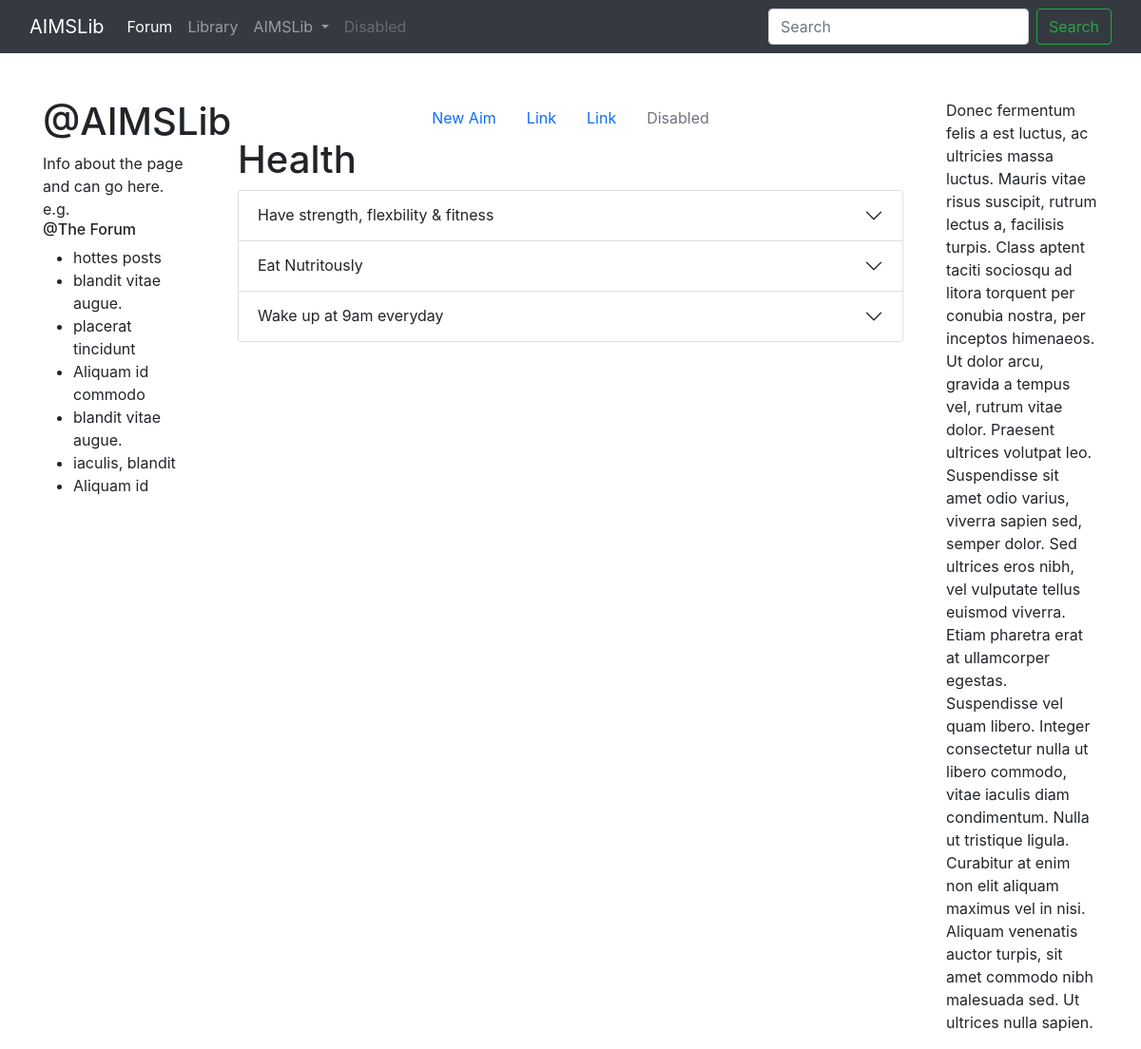
/aims_dash/ (signed in), run on the app's committed database.
### Development/models.py (models this page shows, shortened)
class DevelopmentCategory(models.Model):
    title = models.CharField(max_length=255)
    description = models.TextField()
    parent_category = models.ForeignKey('self',blank=True, null=True ,related_name='children', on_delete=models.SET_NULL)

class Aim(models.Model):
    user = models.ForeignKey(User, on_delete=models.CASCADE)
    category = models.ForeignKey(DevelopmentCategory, blank=True, null=True, on_delete=models.SET_NULL)
    title = models.CharField(max_length=255)
    why = models.TextField(blank=True, null=True)

### Development/views.py (the view)
# urls.py: path('aims_dash/', AimsDash.as_view(), name="aims-dash"),
class AimsDash(TemplateView):
    template_name = "aims_dash.html"
    def get_context_data(self, **kwargs):
        context = super().get_context_data(**kwargs)
        aims_by_cat = []
        for cat in DevelopmentCategory.objects.all():
            all_cat_aim_data = {}
            full_cat_path = get_category_path(cat)
            cat_aims = Aim.objects.filter(user=self.request.user.id, category=cat.id)
            for aim in cat_aims:
                aim_levers = {}
                all_aim_levers = Lever.objects.filter(on_aim = aim.id).order_by("in_order")
                for lever in all_aim_levers:
                    lever_trackers = {}
                    trackers = lever.get_trackers()
                    for tracker in trackers:
                        if isinstance(tracker, TrackerMinAim):
                            if "TrackerMinAim" in lever_trackers.keys():
                                lever_trackers["TrackerMinAim"].append(tracker)
                            else:
                                lever_trackers["TrackerMinAim"] = [tracker]
                    aim_levers[lever] = lever_trackers
                all_cat_aim_data[aim] = aim_levers
            aims_by_cat.append((full_cat_path, all_cat_aim_data))
        context['aims_by_cat'] = sorted(aims_by_cat)
        return context

### Development/models.py (called while the page is built)
    def get_trackers(self):
        min_aim = TrackerMinAim.objects.filter(Q(lever=self))
        return min_aim

### Development/views.py (called while the page is built)
def get_category_path(cat, current_path=""):
    if cat.parent_category:
        new_path = " > "
        new_path += str(cat.title)
        new_path += current_path
        return get_category_path(cat.parent_category, current_path=new_path)
    else:
        new_path = str(cat.title)
        new_path += current_path
        return new_path

### Development/templates/aims_dash.html (shortened to what this page needs)
{% extends 'base.html' %}
{% block content %}
<ul class="nav justify-content-center">
  <li class="nav-item">
    <a class="nav-link active" href="{% url 'aims-new' %}">New Aim</a>
  </li>
  <li class="nav-item">
    <a class="nav-link" href="#">Link</a>
  </li>
  <li class="nav-item">
    <a class="nav-link" href="#">Link</a>
  </li>
  <li class="nav-item">
    <a class="nav-link disabled" href="#">Disabled</a>
  </li>
</ul>
{% include "an_aim.html" %}
{% endblock %}

### website/templates/base.html (shortened to what this page needs)
<!doctype html>
<html lang="en">
  <head>
       <link href="https://cdn.jsdelivr.net/npm/bootstrap@5.0.2/dist/css/bootstrap.min.css" rel="stylesheet">
       <link rel="stylesheet" href="https://pro.fontawesome.com/releases/v5.10.0/css/all.css"/>
       <link href="https://maxcdn.bootstrapcdn.com/bootstrap/4.0.0/css/bootstrap.min.css" rel="stylesheet"/>
  </head>
  <body>
    <nav class="navbar navbar-expand-lg navbar-dark bg-dark">
      <div class="container-fluid">
        <a class="navbar-brand" href="{% url 'home' %}">AIMSLib</a>
        <div class="collapse navbar-collapse" id="navbarSupportedContent">
          <ul class="navbar-nav me-auto mb-2 mb-lg-0">
            <li class="nav-item">
              <a class="nav-link active" aria-current="page" href="{% url 'forum-home' %}">Forum</a>
            </li>
            <li class="nav-item">
              <a class="nav-link" href="#">Library</a>
            </li>
            {% if user.is_authenticated %}
            <li class="nav-item dropdown">
              <a class="nav-link dropdown-toggle" href="#" id="navbarDropdown" role="button" data-bs-toggle="dropdown" aria-expanded="false">
                {{ user.get_username }}
              </a>
            </li>
            {% endif %}
            <li class="nav-item">
              <a class="nav-link disabled" href="#" tabindex="-1" aria-disabled="true">Disabled</a>
            </li>
          </ul>
          <form class="d-flex">
            <input class="form-control me-2" type="search" placeholder="Search" aria-label="Search">
            <button class="btn btn-outline-success" type="submit">Search</button>
          </form>
        </div>
      </div>
    </nav>
    <div class="container">
      <div class="row">
        <div class="col-md-2 col-xs-12">
          <br/>
          <br/>
          <h1>{% block sectiontitle %}@AIMSLib {% endblock %}</h1>
          {% block leftbar %}
          Info about the page and can go here. e.g.
          <h6> @The Forum</h6>
          <ul>
            <li>hottes posts</li>
            <li>blandit vitae augue.</li>
            <li>placerat tincidunt</li>
            <li>Aliquam id commodo</li>
            <li>blandit vitae augue.</li>
            <li>iaculis, blandit</li>
            <li>Aliquam id </li>
          </ul>
          {% endblock %}
        </div>
        <div class="col-md-8 col-xs-12">
          <br/>
          <br/>
          {% block content %}
          {% endblock %}
        </div>
        <div class="col-md-2 col-xs-12">
          <br/>
          <br/>
          {% block rightbar %}
          <p>Donec fermentum felis a est luctus, ac ultricies massa luctus. Mauris vitae risus suscipit, rutrum lectus a, facilisis turpis. Class aptent taciti sociosqu ad litora torquent per conubia nostra, per inceptos himenaeos. Ut dolor arcu, gravida a tempus vel, rutrum vitae dolor. Praesent ultrices volutpat leo. Suspendisse sit amet odio varius, viverra sapien sed, semper dolor. Sed ultrices eros nibh, vel vulputate tellus euismod viverra. Etiam pharetra erat at ullamcorper egestas. Suspendisse vel quam libero. Integer consectetur nulla ut libero commodo, vitae iaculis diam condimentum. Nulla ut tristique ligula. Curabitur at enim non elit aliquam maximus vel in nisi. Aliquam venenatis auctor turpis, sit amet commodo nibh malesuada sed. Ut ultrices nulla sapien.
          </p>
          {% endblock %}
        </div>
      </div>
    </div>
  </body>
</html>

### Development/templates/an_aim.html (shortened to what this page needs)
{% if user.is_authenticated %}
  <div class="container">
    {% for cat in aims_by_cat %}
      {% if cat.1 %}
        <h1>{{ cat.0 }}</h1>
          <div class="accordion" id="AimsAccordion_{{ cat.0 }}">
            {% for aim, levers in cat.1.items %}
              <div class="accordion-item">
                <h2 class="accordion-header" id="heading_{{ forloop.counter0 }}{{ forloop.parentloop.counter0 }}">
                  <button class="accordion-button collapsed" type="button" data-bs-toggle="collapse" data-bs-target="#collapse_{{ forloop.counter0 }}{{ forloop.parentloop.counter0 }}" aria-expanded="false" aria-controls="collapse_{{ forloop.counter0 }}{{ forloop.parentloop.counter0 }}">
                    {{ aim.title }}
                  </button>
                </h2>
              </div>
            {% endfor %}
          </div>
        {% endif %}
    {% endfor %}
  </div>
{% endif %}

### data on the page
DevelopmentCategory: title "Health"
Aim: title "Have strength, flexbility & fitness"
Aim: title "Eat Nutritously"
Aim: title "Wake up at 9am everyday"

### other printed values
{{ user.get_username }} "AIMSLib"
